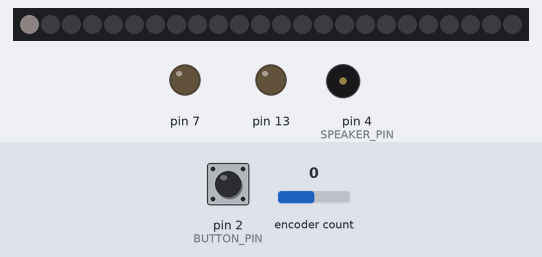
A sketch run on a simulated Arduino Pro Mini, built with avr-gcc and run on an emulated ATmega328P. Parts: 24 RGB LEDs in strip order, left to right, output pins drawn as LEDs (lit = HIGH), buzzer (waves = sounding, pin HIGH). The test bench sets the inputs (shaded band); at power-on: pin 2 (BUTTON_PIN) HIGH, encoder count 0. Dim RGB values are drawn brighter than linear; pins used as bus, display or sensor lines are not drawn; what the sketch prints to the serial monitor is not drawn.

Above: at 0.02 s.
At 1.23 s:
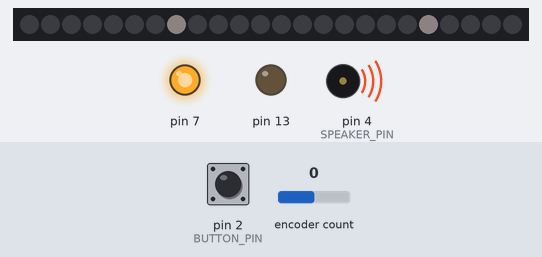
1.3 s: pin 2 (BUTTON_PIN) pulled LOW for 3.2 s
At 3.7 s:
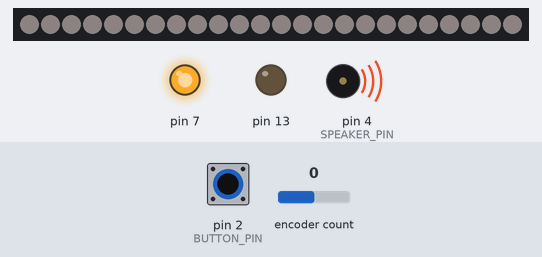
6.0 s: encoder count set to 1
Timing chart, 0 to 9.0 s (numbered marks = the images above; inputs shaded):
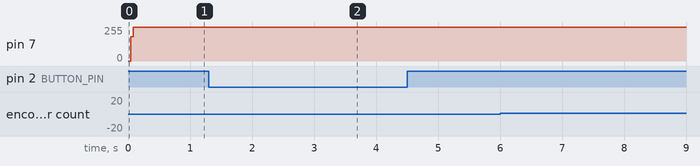

Measured:
- after the input at 1.3 s, the LEDs: first differ from a run without the input after 2.1 s (image 2)

The sketch:

enclosure.ino
```cpp
// NOTE:  Version info can be found in ../lib/MycroftArduino/MycroftArduino.h

#include "ClickEncoder.h"
#include "TimerOne.h"

#include "MycroftArduino.h"
#include "MycroftMouth.h"
#include "MycroftEyes.h"
#include "MycroftEncoder.h"
#include "MycroftMenu.h"
#include "HardwareTester.h"

#include "MouthProcessor.h"
#include "EyesProcessor.h"
#include "ArduinoProcessor.h"
#include "WeatherProcessor.h"
#include "HardwareTestProcessor.h"

#define BUTTON_PIN 2
#define SPEAKER_PIN 4
#define ENC1_PIN 14
#define ENC2_PIN 15

#define EYES_PIN 3
#define EYES_SIZE 24
#define EYES_TYPE NEO_GRB + NEO_KHZ800

#define MOUTH_CS1 7
#define MOUTH_WR 8
#define MOUTH_DATA 9
#define MOUTH_PLATES 4

#define SEC                             1000

#define MENU_HOLD_TIME			(2*SEC)
#define MENU_TIME_OUT		        (5*SEC)


// Uncomment any of these defines when debugging
// #define DEBUG_BUTTON_STATE


// Must be initialized first
MycroftArduino	arduino(SPEAKER_PIN);
MycroftArduino*	MycroftArduino::m_instance = &arduino;

MycroftEncoder	encoder(ENC1_PIN, ENC2_PIN, BUTTON_PIN);
MycroftEncoder*	MycroftEncoder::m_instance = &encoder;

MycroftEyes	eyes(EYES_SIZE, EYES_PIN, EYES_TYPE);
MycroftEyes*	MycroftEyes::m_instance = &eyes;

MycroftMouth	mouth(MOUTH_CS1, MOUTH_WR, MOUTH_DATA, MOUTH_PLATES);
MycroftMouth*	MycroftMouth::m_instance = &mouth;

MycroftMenu	menu(MOUTH_CS1, MOUTH_WR, MOUTH_DATA, ENC1_PIN, ENC2_PIN, BUTTON_PIN);
HardwareTester	hardwareTester;

MouthProcessor		mouthProcessor;
EyesProcessor		eyesProcessor;
ArduinoProcessor	arduinoProcessor(arduino);
WeatherProcessor	weatherProcessor;
HardwareTestProcessor	hardwareTestProcessor(hardwareTester);
BaseProcessor*		processors[] = {
				&mouthProcessor,
				&eyesProcessor,
				&arduinoProcessor,
				&weatherProcessor,
				&hardwareTestProcessor
			};

static void timerIsr() {
	encoder.isr();
}

void initSerial() {
	Serial.begin(9600);
	while (!Serial)
            ;
	Serial.flush();
	Serial.println(F("Mycroft Mark 1 v" ENCLOSURE_VERSION_STRING " - Connected"));
}

void setup() {
	initSerial();
	eyesProcessor.setup();
	arduinoProcessor.setup();
	Timer1.initialize(1000);
	Timer1.attachInterrupt(timerIsr);
}

static void scrollVolume(MycroftEncoder::Direction d) {
	if (d == MycroftEncoder::Direction::RIGHT) {
		Serial.println(F("volume.up"));
	} else if (d == MycroftEncoder::Direction::LEFT) {
		Serial.println(F("volume.down"));
	}
}

static void scrollMenu(MycroftEncoder::Direction d) {
	if (d == MycroftEncoder::Direction::RIGHT) {
		menu.updateOptionIndex(false);
	} else if (d == MycroftEncoder::Direction::LEFT) {
		menu.updateOptionIndex(true);
	}
	menu.drawText();
}

static void scrollBrightness(MycroftEncoder::Direction d) {
	if (d == MycroftEncoder::Direction::RIGHT) {
		eyes.incrementBrightness(true);
		menu.syncBrightness();
		menu.drawText();
	} else if (d == MycroftEncoder::Direction::LEFT) {
		eyes.incrementBrightness(false);
		menu.syncBrightness();
		menu.drawText();
	}
}

static bool		bWasClicked = false;
static bool		bHasTriggered = false;
static bool		bButtonPressed = false;
static unsigned long	timeReleased = 0;
static unsigned long    timeLastInteract = 0;

static void handleButton() {

	// Button is a little finicky.  Require a state be held for over
        // 20ms before it sticks.
	//
	if (encoder.getFramesHeld() > 5)
	{
#ifdef DEBUG_BUTTON_STATE
		Serial.println(F("button: held > 5"));
#endif
		if (!bButtonPressed)
		{
			bButtonPressed = true;
			bHasTriggered = false;
		}
		timeReleased = 0;	// reset for next usage
	}
	else if (!encoder.isClicked() && bButtonPressed)
	{
#ifdef DEBUG_BUTTON_STATE
		Serial.println(F("button: not clicked"));
#endif
		if (timeReleased == 0)
		{
#ifdef DEBUG_BUTTON_STATE
			Serial.println(F("button: start debounce timer"));
#endif
			timeReleased = millis();
		}
		else if (millis()-timeReleased > 5)
		{
#ifdef DEBUG_BUTTON_STATE
			Serial.println(F("button: released"));
#endif
			bButtonPressed = false;
			timeReleased = 0;	// reset for next usage
		}
	}

	if (bButtonPressed) {
#ifdef DEBUG_BUTTON_STATE
		Serial.println(F("Button: pressed"));
#endif
		if (encoder.getFramesHeld() > 0 && encoder.getFramesHeld() < 10) {
#ifdef DEBUG_BUTTON_STATE
			Serial.println(F("Button: triggered"));
#endif
			bHasTriggered = false;
		}
		else if (encoder.getFramesHeld() >= 10 && !bHasTriggered) {
#ifdef DEBUG_BUTTON_STATE
			Serial.println(F("Button: triggered"));
#endif
			bHasTriggered = true;
			if (menu.isEntered()) {
#ifdef DEBUG_BUTTON_STATE
				Serial.println(F("Button: menu click"));
#endif
				bWasClicked = false;	// cancel generating message on button up
				menu.pressButton();
			}
			else
				bWasClicked = true;
		}
		if (encoder.getFramesHeld() >= MENU_HOLD_TIME) {
			bWasClicked = false;	// cancel generating message on button up
			timeLastInteract = millis();
                        eyes.on();
			menu.enter();
		}
	}
	else if (bWasClicked)
	{
#ifdef DEBUG_BUTTON_STATE
		Serial.println(F("Button: wasClicked"));
#endif
		bWasClicked = false;
		bHasTriggered = false;		// reset for next time
		Serial.println(F("mycroft.stop"));
	}
}

void loop() {

	// Read the command string off the serial line.
	// Our convention is: class.command=param
	// Ex:
	//	mouth.reset
	//	mouth.text=abc
	//	eyes.blink=l
	//
	if (Serial.available() > 0) {
		String cmd = Serial.readStringUntil('\n');
		Serial.flush();
		Serial.print(F("Command: "));
		Serial.println(cmd);

		for (BaseProcessor *i : processors) {
                        if ((i == &mouthProcessor || i == &weatherProcessor)
                            && menu.isEntered())
                            continue;   // no mouth movements while MENU is showing

			if (i->tryProcess(cmd))
				break;
                }
	}

	// Until more serial data becomes available, just
	// loop and do and processing for animation or
	// the encoder
	//
	while (Serial.available() <= 0) {
		handleButton();
		if (menu.checkTest()) {
			hardwareTester.run(encoder, eyes, mouth, arduino);
			menu.finishTest();
		}

                MycroftEncoder::Direction dir = encoder.getDirection();
		if (menu.isEntered()) {
                        if (dir == MycroftEncoder::Direction::NONE) {
                            // check for timeout
                            if (millis()-timeLastInteract > MENU_TIME_OUT) {
                                // Auto-exit the menu
                                menu.exitMenu();
                            }
                        } else {
                            timeLastInteract = millis();

                            if (menu.getCurrentMenu() == MycroftMenu::MAIN
                                || menu.getCurrentMenu() == MycroftMenu::RESET_UNIT
                                || menu.getCurrentMenu() == MycroftMenu::ALLOW_SSH) {
                                    scrollMenu(dir);
                            } else if (menu.getCurrentMenu() == MycroftMenu::BRIGHTNESS){
                                    scrollBrightness(dir);
                            }
                        }
		}
		else {
			scrollVolume(dir);
			eyes.updateAnimation();
			mouth.update();
			if (mouth.getState() != MycroftMouth::NONE && eyes.currentAnim == MycroftEyes::SPIN) {
				eyes.reset();
			}
		}
	}
}
```
